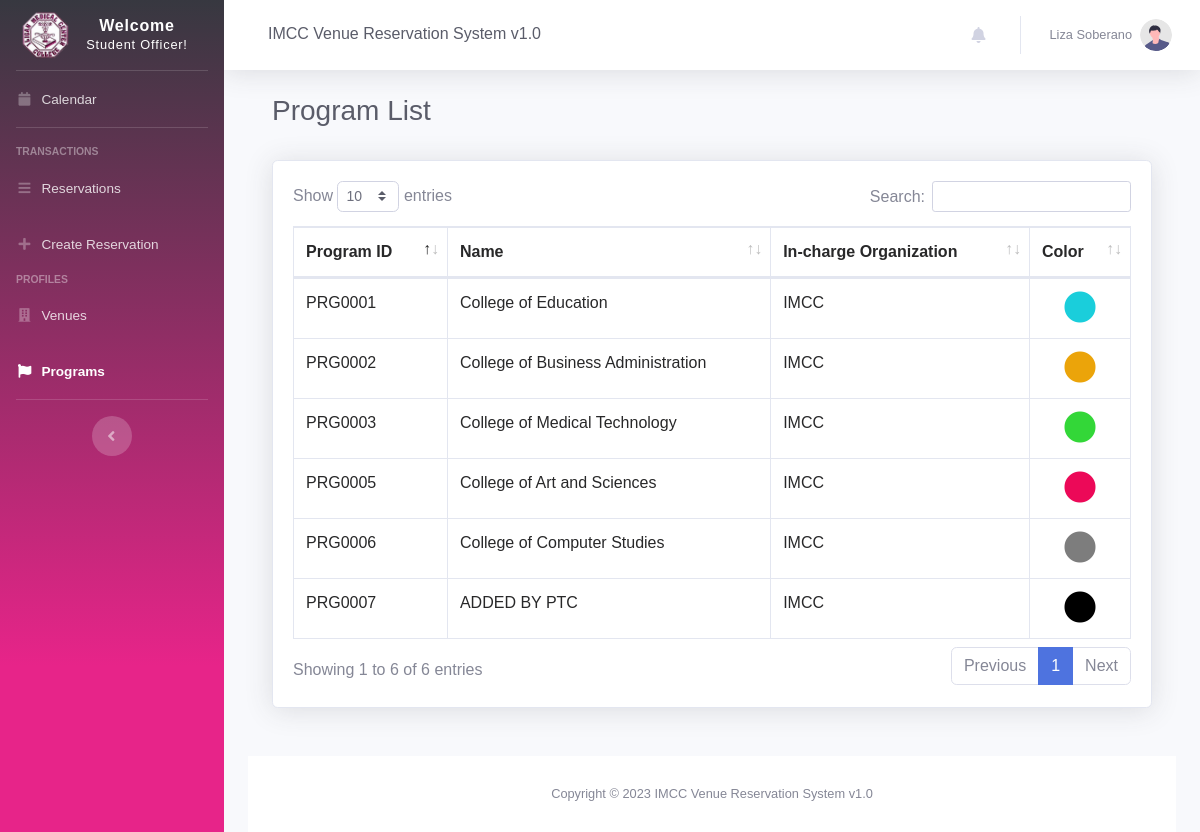
Screenshot of /programs.php (signed in) with the database file from the repository.
### tables this page shows
CREATE TABLE `program` (
  `id` int(11) NOT NULL,
  `programID` varchar(15) DEFAULT NULL,
  `name` varchar(255) DEFAULT NULL,
  `color` varchar(15) DEFAULT NULL,
  `incharge_organization` varchar(255) DEFAULT NULL,
  `dateAdded` datetime NOT NULL DEFAULT current_timestamp(),
  `dateUpdated` datetime DEFAULT NULL
);

### programs.php (the view, shortened to what this page needs)
<?php
include 'settings/system.php';
include 'settings/header.php';
include "settings/sidebar.php";
include 'settings/topbar.php';
?>
<div class="container-fluid">
    <div class="d-sm-flex align-items-center justify-content-between mb-4">
        <div class="container-fluid">
            <div class="d-sm-flex align-items-center justify-content-between mb-4">
                <h1 class="h3 mb-2 text-gray-800">Program List</h1>
            </div>
            <div class="card shadow mb-4">
                <div class="card-body">
                    <div class="table-responsive">
                        <table class="table table-bordered table-hovered" id="dataTable" width="100%" cellspacing="0">
                            <thead>
                                <tr>
                                    <th>Program ID</th>
                                    <th>Name</th>
                                    <th>In-charge Organization</th>
                                    <th>Color</th>
                                </tr>
                            </thead>
                            <tbody>
                                <?php
                                $donor = $db->query("SELECT * FROM `program` ORDER BY name ASC");
                                $row_donor = $donor->fetchAll(PDO::FETCH_OBJ);
                                foreach ($row_donor as $row) {
                                ?>
                                    <tr>
                                        <?php if ($_SESSION['position'] == 'STO') {?>
                                            <td><?php echo $row->programID ?></td>
                                        <?php }else{?>
                                            <td><a href="program_edit.php?id=<?php echo $row->id ?>"><?php echo $row->programID ?></a></td>
                                        <?php }?>
                                        <td><?= $row->name; ?></td>
                                        <td><?= $row->incharge_organization; ?></td>
                                        <td align="center"><i class="fas fa-circle" style="font-size:2rem;color:<?= $row->color; ?>"></i></td>
                                    </tr>
                                <?php } ?>
                            </tbody>
                        </table>
                    </div>
                </div>
            </div>
        </div>
    </div>
    <?php include 'settings/footer.php'; ?>

### rows the page displays
program: programID "PRG0007", name "ADDED BY PTC", incharge_organization "IMCC"
program: programID "PRG0005", name "College of Art and Sciences", incharge_organization "IMCC"
program: programID "PRG0002", name "College of Business Administration", incharge_organization "IMCC"
program: programID "PRG0006", name "College of Computer Studies", incharge_organization "IMCC"
program: programID "PRG0001", name "College of Education", incharge_organization "IMCC"
program: programID "PRG0003", name "College of Medical Technology", incharge_organization "IMCC"

### other values shown
NAME_ "IMCC Venue Reservation System v1.0"
$_SESSION['name'] "Liza Soberano"
